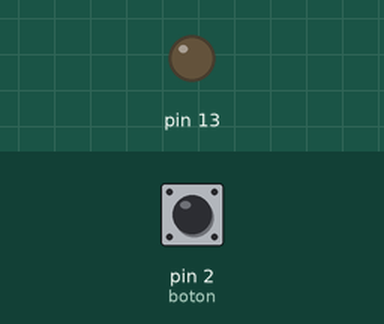
Recording of a sketch running on a simulated Arduino Uno, built with avr-gcc and run on an emulated ATmega328P. Parts: output pins drawn as LEDs (lit = HIGH). The inputs (shaded band) are chosen by the test bench; at power-on: pin 2 (boton) HIGH. What the sketch prints to the serial monitor is not drawn.

Above: at 1.2 s.
1.3 s: pin 2 (boton) pulled LOW for 0.15 s
At 1.38 s:
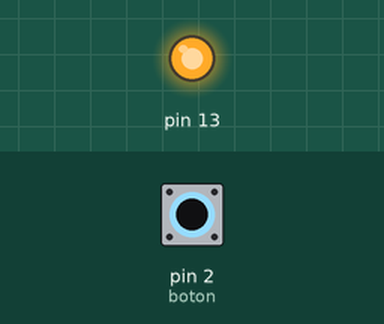
2.9 s: pin 2 (boton) pulled LOW for 3.2 s
At 6.6 s:
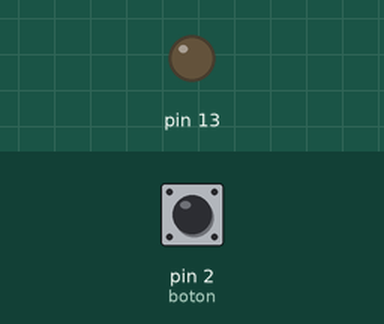
Timing chart, 0 to 8.1 s (numbered marks = the images above; inputs shaded):
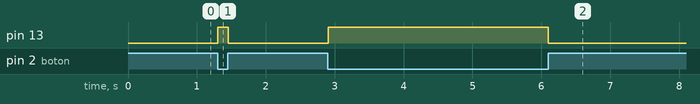

The sketch:

_3-BOTON.ino
```cpp
// le ponemos un nombre expresivo al pin 2
int boton = 2;

//setup() es una funcion que se ejecuta una sola vez cuando prendemos el arduino
void setup() {
    Serial.begin(9600);
  //inicializa el pin 13 digital como de salida
  pinMode(13, OUTPUT);
  //inicializa el pin 2 digital como de entrada
  pinMode(boton, INPUT_PULLUP);
}

//loop() es una funcion que se ejecuta una y otra vez de forma continua hasta que apagamos el arduino
void loop() {
  int prendido =  digitalRead(boton);
  Serial.println(prendido);

  if( prendido == LOW)
  {
      digitalWrite(13, HIGH);   //prende el LED conectado en el pin 13
  }
  else
  {
      digitalWrite(13, LOW);    //apaga el LED conectado en el pin 13
  }

}
```

Measured:
- after the input at 1.3 s, pin 13: LOW → HIGH at once, → LOW 0.15 s later
- after the input at 2.9 s, pin 13: LOW → HIGH at once, → LOW 3.2 s later
